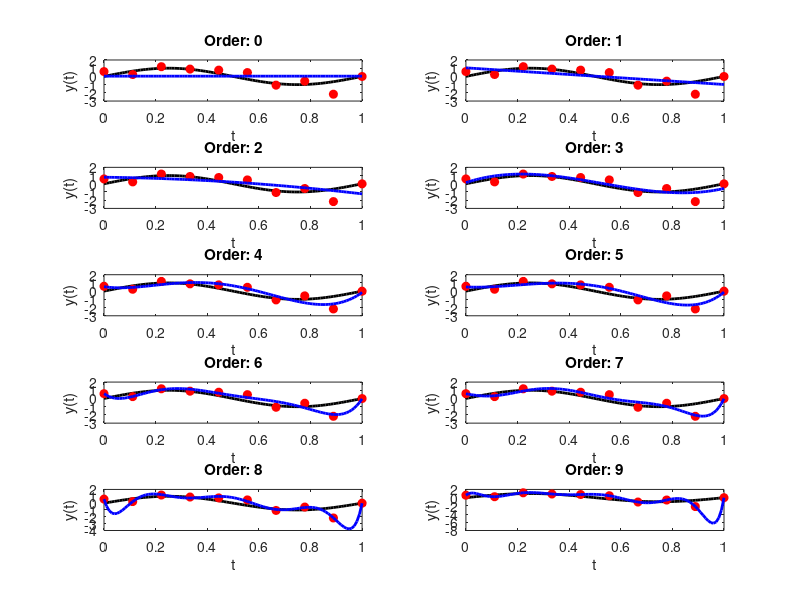
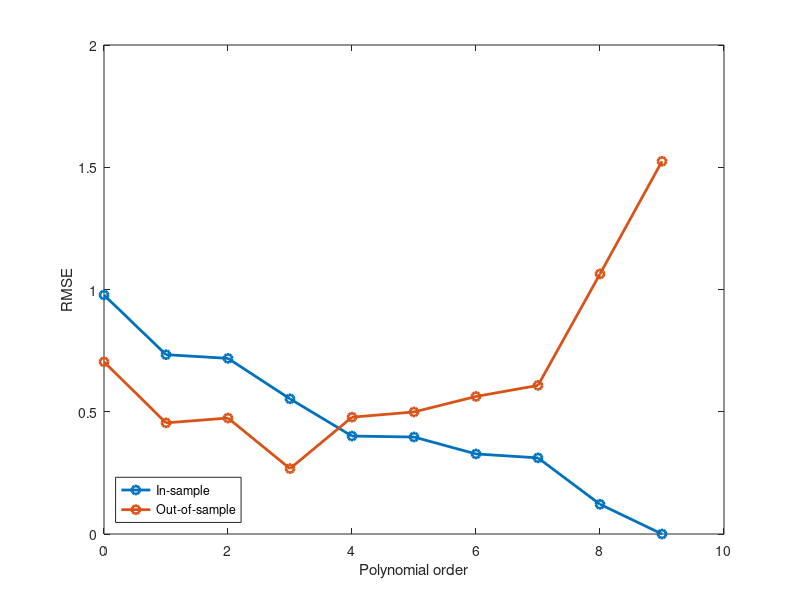

MATLAB code to generate these figures, in order:
% Applied Machine Learning
% AML: Tuorial 1b
% Copyright (c) 2019 Patrick E. McSharry (patrick@mcsharry.net)


% Fitting a polynomial to a sinusoid
% Study the effect of noisy measurements, over-fitting and evaluation using
% in-sample and out-of-sample approaches

% Data generating process
T = 10;
A = 0.5;
t = linspace(0,1,T)';
noise = A*randn(T,1);
x = sin(2*pi*t);
y = x + noise;

% Visualization
figure
tp = linspace(0,1,100);
yp = sin(2*pi*tp);
plot(tp,yp,'k','LineWidth',2);
hold
plot(t,y,'ro','MarkerFaceColor','r');
xlabel('t'),ylabel('y(t)')
legend('Signal','Observations');

% Loop over polynomials of increasing order and complexity
for i=1:10
    subplot(5,2,i)
    b = polyfit(t,y,i-1);
    yphat = polyval(b,tp);
    plot(tp,sin(2*pi*tp),'k','LineWidth',2);
    hold
    plot(t,y,'ro','MarkerFaceColor','r');
    plot(tp,yphat,'b','LineWidth',2);
    title(sprintf('Order: %d',i-1));
    xlabel('t'),ylabel('y(t)')
    yhat = polyval(b,t);
    E = yhat - y;
    Ep = yphat - yp;
    RMSE(i) = sqrt(mean(E.^2));
    RMSEp(i) = sqrt(mean(Ep.^2));
end

% Monitor effect of complexity on in-sample and out-of-sample error
figure
polyorder = [0:9];
plot(polyorder,[RMSE; RMSEp]','o-','LineWidth',2);
ylabel('RMSE')
xlabel('Polynomial order');
legend('In-sample','Out-of-sample','Location','SouthWest')
